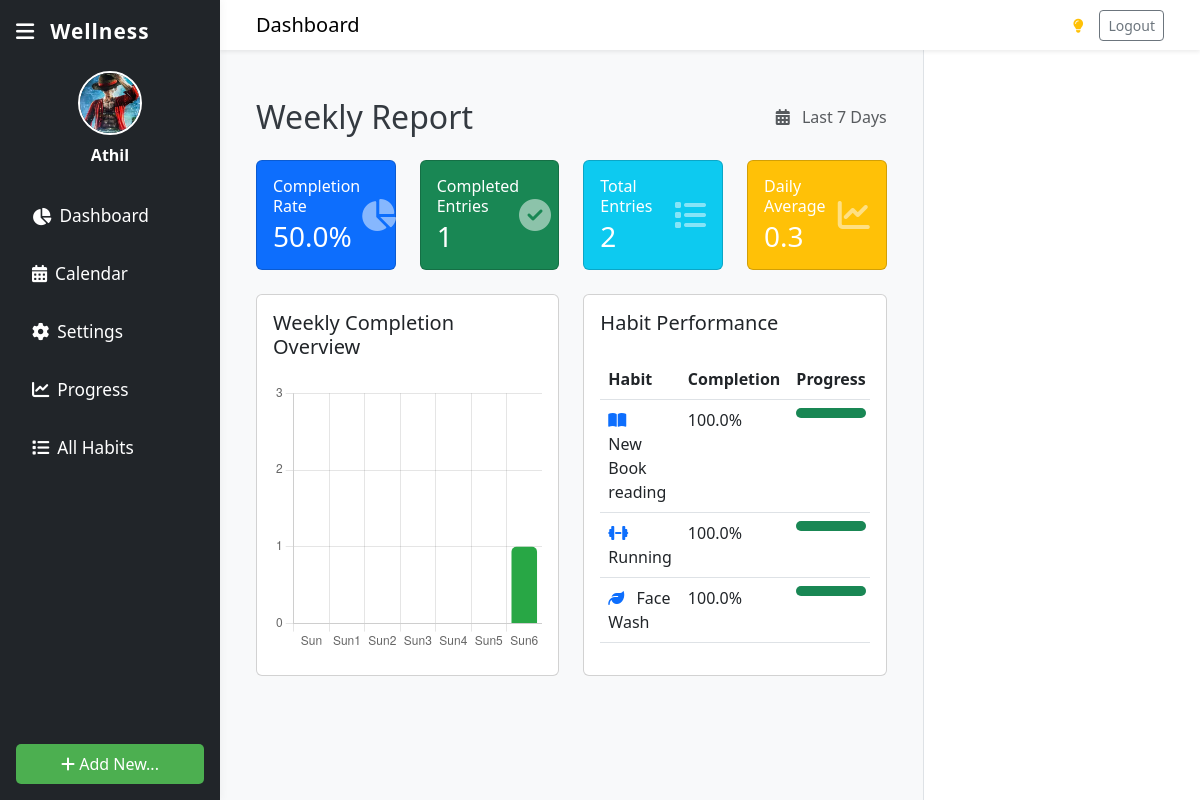
The page /weekly-report/ (signed in) on the database its author committed.
### tracker/models.py (models this page shows, shortened)
class Profile(models.Model):
    user = models.OneToOneField(settings.AUTH_USER_MODEL, on_delete=models.CASCADE)
    full_name = models.CharField(max_length=100, blank=True)
    profile_image = models.ImageField(upload_to='profile_images/', blank=True, null=True)
    bio = models.TextField(blank=True, default='')
    def get_profile_image_url(self):
        if self.profile_image:
            return self.profile_image.url
        return 'https://randomuser.me/api/portraits/lego/1.jpg'

class Habit(models.Model):
    HABIT_TYPES = [
        ('exercise', 'Exercise'),
        ('sleep', 'Sleep'),
        ('water', 'Water Intake'),
        ('meditation', 'Meditation'),
        ('skincare', 'Skincare'),
        ('reading', 'Reading'),
        ('other', 'Other'),
    ]
    user = models.ForeignKey(settings.AUTH_USER_MODEL, on_delete=models.CASCADE)
    name = models.CharField(max_length=100)
    habit_type = models.CharField(max_length=20, choices=HABIT_TYPES)
    target_value = models.FloatField(default=1)
    unit = models.CharField(max_length=20, blank=True)
    created_at = models.DateTimeField(auto_now_add=True)
    updated_at = models.DateTimeField(auto_now=True)
    class Meta:
        ordering = ['-created_at']
        indexes = [models.Index(fields=['user', 'created_at'])]

### tracker/views.py (the view)
# urls.py: path('weekly-report/', views.weekly_report, name='weekly_report'),
@login_required
def weekly_report(request):
    today = timezone.now().date()
    start_date = today - timedelta(days=6)  # Last 7 days including today
    habits = Habit.objects.filter(user=request.user)
    entries = WellnessEntry.objects.filter(
        habit__in=habits,
        date__gte=start_date,
        date__lte=today
    ).select_related('habit')
    daily_data = {}
    for i in range(7):
        current_date = start_date + timedelta(days=i)
        day_entries = [e for e in entries if e.date == current_date]
        completed = sum(1 for e in day_entries if e.value >= e.habit.target_value)
        daily_data[current_date] = completed
    weekly_stats = {
        'completion_rate': 0,
        'average_score': 0,
        'total_entries': len(entries),
        'completed_entries': sum(1 for e in entries if e.value >= e.habit.target_value)
    }
    if weekly_stats['total_entries'] > 0:
        weekly_stats['completion_rate'] = (weekly_stats['completed_entries'] / weekly_stats['total_entries']) * 100
        weekly_stats['average_score'] = weekly_stats['completed_entries'] / len(habits)
    for habit in habits:
        habit_entries = [e for e in entries if e.habit == habit]
        completed = sum(1 for e in habit_entries if e.value >= habit.target_value)
        habit.get_weekly_completion = lambda: (completed / len(habit_entries) * 100) if habit_entries else 0
    context = {
        'weekly_stats': weekly_stats,
        'habits': habits,
        'daily_data': daily_data,
        'start_date': start_date,
        'end_date': today
    }
    return render(request, 'tracker/weekly_report.html', context)

### tracker/templates/tracker/weekly_report.html
{% extends 'tracker/base.html' %}
{% block content %}
<div class="container-fluid py-4">
    <div class="d-flex justify-content-between align-items-center mb-4">
        <h2 class="mb-0">Weekly Report</h2>
        <div class="text-muted">
            <i class="fas fa-calendar-alt me-2"></i>
            Last 7 Days
        </div>
    </div>
    <div class="row mb-4">
        <div class="col-md-3">
            <div class="card bg-primary text-white h-100">
                <div class="card-body">
                    <div class="d-flex justify-content-between align-items-center">
                        <div>
                            <h6 class="card-title mb-1">Completion Rate</h6>
                            <h3 class="mb-0">{{ weekly_stats.completion_rate|floatformat:1 }}%</h3>
                        </div>
                        <i class="fas fa-chart-pie fa-2x opacity-50"></i>
                    </div>
                </div>
            </div>
        </div>
        <div class="col-md-3">
            <div class="card bg-success text-white h-100">
                <div class="card-body">
                    <div class="d-flex justify-content-between align-items-center">
                        <div>
                            <h6 class="card-title mb-1">Completed Entries</h6>
                            <h3 class="mb-0">{{ weekly_stats.completed_entries }}</h3>
                        </div>
                        <i class="fas fa-check-circle fa-2x opacity-50"></i>
                    </div>
                </div>
            </div>
        </div>
        <div class="col-md-3">
            <div class="card bg-info text-white h-100">
                <div class="card-body">
                    <div class="d-flex justify-content-between align-items-center">
                        <div>
                            <h6 class="card-title mb-1">Total Entries</h6>
                            <h3 class="mb-0">{{ weekly_stats.total_entries }}</h3>
                        </div>
                        <i class="fas fa-list fa-2x opacity-50"></i>
                    </div>
                </div>
            </div>
        </div>
        <div class="col-md-3">
            <div class="card bg-warning text-white h-100">
                <div class="card-body">
                    <div class="d-flex justify-content-between align-items-center">
                        <div>
                            <h6 class="card-title mb-1">Daily Average</h6>
                            <h3 class="mb-0">{{ weekly_stats.average_score|floatformat:1 }}</h3>
                        </div>
                        <i class="fas fa-chart-line fa-2x opacity-50"></i>
                    </div>
                </div>
            </div>
        </div>
    </div>
    <div class="row">
        <div class="col-md-6 mb-4">
            <div class="card h-100">
                <div class="card-body">
                    <h5 class="card-title mb-4">Weekly Completion Overview</h5>
                    <canvas id="completionChart" height="300"></canvas>
                </div>
            </div>
        </div>
        <div class="col-md-6 mb-4">
            <div class="card h-100">
                <div class="card-body">
                    <h5 class="card-title mb-4">Habit Performance</h5>
                    <div class="table-responsive">
                        <table class="table">
                            <thead>
                                <tr>
                                    <th>Habit</th>
                                    <th>Completion</th>
                                    <th>Progress</th>
                                </tr>
                            </thead>
                            <tbody>
                                {% for habit in habits %}
                                <tr>
                                    <td>
                                        {% if habit.habit_type == 'exercise' %}
                                            <i class="fas fa-dumbbell text-primary me-2"></i>
                                        {% elif habit.habit_type == 'sleep' %}
                                            <i class="fas fa-bed text-primary me-2"></i>
                                        {% elif habit.habit_type == 'water' %}
                                            <i class="fas fa-tint text-primary me-2"></i>
                                        {% elif habit.habit_type == 'meditation' %}
                                            <i class="fas fa-spa text-primary me-2"></i>
                                        {% elif habit.habit_type == 'skincare' %}
                                            <i class="fas fa-leaf text-primary me-2"></i>
                                        {% elif habit.habit_type == 'reading' %}
                                            <i class="fas fa-book-open text-primary me-2"></i>
                                        {% else %}
                                            <i class="fas fa-star text-primary me-2"></i>
                                        {% endif %}
                                        {{ habit.name }}
                                    </td>
                                    <td>
                                        {% with habit_completion=habit.get_weekly_completion %}
                                            {{ habit_completion|floatformat:1 }}%
                                        {% endwith %}
                                    </td>
                                    <td style="width: 40%">
                                        <div class="progress">
                                            <div class="progress-bar bg-success" role="progressbar"
                                                 style="width: {% with habit_completion=habit.get_weekly_completion %}{{ habit_completion }}{% endwith %}%">
                                            </div>
                                        </div>
                                    </td>
                                </tr>
                                {% endfor %}
                            </tbody>
                        </table>
                    </div>
                </div>
            </div>
        </div>
    </div>
</div>
{% endblock %}
{% block extra_js %}
<script>
document.addEventListener('DOMContentLoaded', function() {
    // Completion Chart
    var ctx = document.getElementById('completionChart').getContext('2d');
    var chart = new Chart(ctx, {
        type: 'bar',
        data: {
            labels: [
                '{{ start_date|date:"D" }}',
                '{{ start_date|date:"D"|add:"1" }}',
                '{{ start_date|date:"D"|add:"2" }}',
                '{{ start_date|date:"D"|add:"3" }}',
                '{{ start_date|date:"D"|add:"4" }}',
                '{{ start_date|date:"D"|add:"5" }}',
                '{{ start_date|date:"D"|add:"6" }}'
            ],
            datasets: [{
                label: 'Completed Habits',
                data: [
                    {% for date, count in daily_data.items %}
                        {{ count }}{% if not forloop.last %},{% endif %}
                    {% endfor %}
                ],
                backgroundColor: '#28a745',
                borderRadius: 5
            }]
        },
        options: {
            responsive: true,
            plugins: {
                legend: {
                    display: false
                }
            },
            scales: {
                y: {
                    beginAtZero: true,
                    max: {{ habits|length }},
                    ticks: {
                        stepSize: 1
                    }
                }
            }
        }
    });
});
</script>
{% endblock %}

### tracker/templates/tracker/base.html (shortened to what this page needs)
{% load static %}
<!DOCTYPE html>
<html lang="en">
<head>
    <link href="https://cdn.jsdelivr.net/npm/bootstrap@5.3.0/dist/css/bootstrap.min.css" rel="stylesheet">
    <link href="https://cdnjs.cloudflare.com/ajax/libs/font-awesome/6.4.0/css/all.min.css" rel="stylesheet">
    <link href="{% static 'css/style.css' %}" rel="stylesheet">
</head>
<body>
    <div class="d-flex min-vh-100">
        <nav id="sidebar" class="sidebar bg-dark text-white d-flex flex-column p-3 sidebar-expanded">
            <div class="d-flex align-items-center justify-content-between mb-4">
                <span class="fs-4 fw-bold d-flex align-items-center gap-2">
                    <button class="btn btn-link text-white p-0 me-2 sidebar-toggle" id="sidebarToggle" aria-label="Toggle sidebar">
                        <i class="fas fa-bars"></i>
                    </button>
                    <span class="sidebar-brand-text">Wellness</span>
                </span>
            </div>
            <div class="mb-4 text-center">
                <a href="{% url 'tracker:profile_settings' %}" class="d-block text-decoration-none text-white">
                    {% if user.is_authenticated %}
                        <img src="{{ user.profile.get_profile_image_url }}" class="rounded-circle mb-2" width="64" height="64" alt="User">
                        <div class="fw-bold">{{ user.profile.full_name|default:user.email|default:'Guest' }}</div>
                    {% else %}
                        <img src="https://randomuser.me/api/portraits/lego/1.jpg" class="rounded-circle mb-2" width="64" height="64" alt="User">
                        <div class="fw-bold">Guest</div>
                    {% endif %}
                </a>
            </div>
            <ul class="nav flex-column mb-auto sidebar-nav">
                <li class="nav-item mb-2"><a href="{% url 'tracker:dashboard' %}" class="nav-link text-white d-flex align-items-center gap-2"><i class="fas fa-chart-pie"></i><span class="sidebar-link-text">Dashboard</span></a></li>
                <li class="nav-item mb-2"><a href="{% url 'tracker:calendar' %}" class="nav-link text-white d-flex align-items-center gap-2"><i class="fas fa-calendar-alt"></i><span class="sidebar-link-text">Calendar</span></a></li>
                <li class="nav-item mb-2"><a href="{% url 'tracker:profile_settings' %}" class="nav-link text-white d-flex align-items-center gap-2"><i class="fas fa-cog"></i><span class="sidebar-link-text">Settings</span></a></li>
                <li class="nav-item mb-2"><a href="{% url 'tracker:weekly_report' %}" class="nav-link text-white d-flex align-items-center gap-2"><i class="fas fa-chart-line"></i><span class="sidebar-link-text">Progress</span></a></li>
                <li class="nav-item mb-2"><a href="{% url 'tracker:all_habits' %}" class="nav-link text-white d-flex align-items-center gap-2"><i class="fas fa-list"></i><span class="sidebar-link-text">All Habits</span></a></li>
            </ul>
            <div class="mt-auto">
                <a href="#" class="btn btn-primary w-100"><i class="fas fa-plus"></i> Add New...</a>
            </div>
        </nav>
        <div class="flex-grow-1 d-flex flex-column bg-light">
            <nav class="navbar navbar-light bg-white shadow-sm px-4">
                <div class="container-fluid">
                    <span class="navbar-brand mb-0 h1">Dashboard</span>
                    <div class="d-flex align-items-center gap-3">
                        <span class="text-muted small"><i class="fas fa-lightbulb text-warning"></i> {{ health_tip }}</span>
                        {% if user.is_authenticated %}
                            <a href="{% url 'tracker:logout' %}" class="btn btn-outline-secondary btn-sm">Logout</a>
                        {% else %}
                            <a href="{% url 'tracker:login' %}" class="btn btn-outline-secondary btn-sm">Login</a>
                        {% endif %}
                    </div>
                </div>
            </nav>
            <div class="flex-grow-1 d-flex overflow-hidden">
                <main class="flex-grow-1 p-4 overflow-auto">
                    {% block content %}{% endblock %}
                </main>
                <aside class="notes-panel bg-white border-start p-3 d-none d-lg-block" style="width: 340px;">
                </aside>
            </div>
        </div>
    </div>
    {% block extra_js %}{% endblock %}
</body>
</html>

### static/css/style.css (style rules this page uses)
:root { --primary-color: #4CAF50; --secondary-color: #2196F3; --success-color: #28a745; --warning-color: #ffc107; --danger-color: #dc3545; --light-bg: #f8f9fa; --dark-text: #343a40; }
body { background-color: var(--light-bg); color: var(--dark-text); }
.navbar { box-shadow: 0 2px 4px rgba(0,0,0,0.1); }
.progress { height: 10px; border-radius: 5px; background-color: #e9ecef; }
.progress-bar { transition: width 0.6s ease; }
.btn-primary { background-color: var(--primary-color); border: none; padding: 0.5rem 1.5rem; border-radius: 5px; }
.sidebar { min-width: 220px; max-width: 220px; background: #23272b; transition: all 0.2s; box-shadow: 2px 0 8px rgba(0,0,0,0.04); z-index: 100; }
.sidebar .sidebar-brand-text { font-size: 1.3rem; font-weight: 700; letter-spacing: 1px; }
.sidebar-nav .nav-link { padding: 0.75rem 1rem; border-radius: 8px; font-size: 1.08rem; transition: background 0.15s, color 0.15s; display: flex; align-items: center; gap: 0.75rem; }
.sidebar .sidebar-link-text { transition: opacity 0.2s, width 0.2s; white-space: nowrap; }
.sidebar-toggle { background: none; border: none; font-size: 1.3rem; cursor: pointer; outline: none; }
.sidebar .nav-item { margin-bottom: 0.5rem; }
.sidebar .btn-primary { margin-top: 1.5rem; }
.sidebar .rounded-circle { border: 2px solid #fff; }
@media (min-width: 992px) { .sidebar + .flex-grow-1 { margin-left: 0; } }

### rows shown on the page
Habit: habit_type "reading" (drawn), name "New Book reading", get_weekly_completion "100.0"
Habit: habit_type "exercise" (drawn), name "Running", get_weekly_completion "100.0"
Habit: habit_type "skincare" (drawn), name "Face Wash", get_weekly_completion "100.0"

### other values the page prints
{{ user.profile.full_name|default:user.email|default:'Guest' }} "Athil"
{{ weekly_stats.completion_rate|floatformat:1 }} "50.0"
{{ weekly_stats.completed_entries }} "1"
{{ weekly_stats.total_entries }} "2"
{{ weekly_stats.average_score|floatformat:1 }} "0.3"
